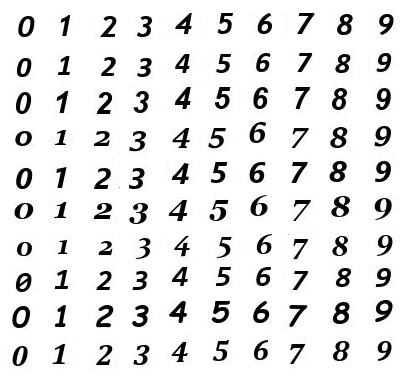
%> input picture digits/train2.jpg, 414 x 385 px
$ octave digitsANN.m   (GNU Octave 9; MATLAB toolbox functions it lacks are replaced by stand-ins)
%> lines starting %> are read from the running program, lines starting %| are printed output that depends on the picture; in (x1, y1, x2, y2) boxes, pixels count from 0 and x2, y2 are one past the last pixel; in counts of white or black regions, pixels touching at a corner belong together; the program's own positions count from 1
clc; clear all; close all; % cleaning all previous values

% loading target values;
targetvals = csvread('targetvals.csv');

%% TRAINING:

% loading train image:
I = imread('digits/train2.jpg');
%> I is the input picture: size 385x414x3 uint8; min 0, max 255, mean 231

% cleaning and making it BW:
BW = createMask(I);
%> in createMask, `I = rgb2hsv(RGB);`: I: size 385x414x3 double; mean H, S, V 0, 0, 0.906
%> in createMask, `sliderBW = ( (I(:,:,1) >= channel1Min) | (I(:,:,1) <= channel1Max) ) &..`:
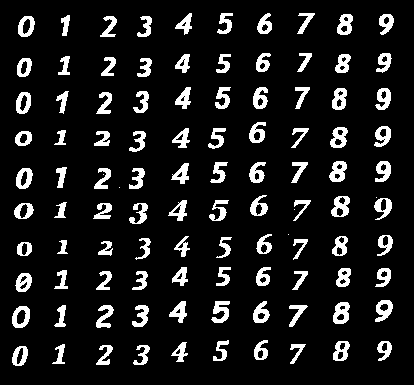
%> sliderBW: size 385x414 logical; 11% white; 105 white regions (5 under 20 px)
%> in createMask, `maskedRGBImage(repmat(~BW,[1 1 3])) = 0;`:
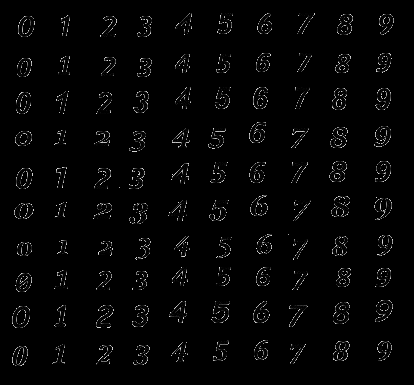
%> maskedRGBImage: size 385x414x3 uint8; min 0, max 223, mean 4.9

% applying regionprops, numbering all objects with area higher than 50px:
[labels, number] = bwlabel(BW);
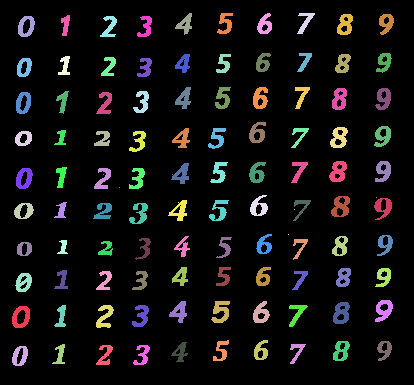
%> labels: size 385x414 double; 106 distinct labels, from 0 to 105; one colour per label, 0 black
%> number = 105
Istats = regionprops(labels);
%> Istats = 105 regions; largest, box (x1, y1, x2, y2), Area and Centroid: (333, 302, 350, 324) 252 [342.1 313.6], (211, 301, 230, 323) 246 [221.5 312], (329, 161, 347, 182) 245 [338.8 172.2], (331, 196, 350, 217) 245 [341.5 207.1], (12, 306, 30, 328) 235 [21.6 317.6]
Istats( [Istats.Area] < 50 ) = [];
% recording the number of objects:
num = length(Istats);
%> num = 100

% recording 4 objects:
Ibox = floor( [Istats.BoundingBox] );
%> Ibox = 400 values, max 379 at index 397, min 9 at index 79, mean 102.7
Ibox = reshape(Ibox, [4 num]);
%> Ibox = 100 columns, first 8: [12 12 14 15 15 16 16 17; 306 346 203 131 273 92 168 58; 18 16 20 17 17 15 17 15; 22 20 16 15 19 22 21 19]

% showing the image:
figure, imshow(BW);
hold on
for k = 1 : num
    % for each of the object (digit) creating a subimage, and recording it
    % to separate image with 24x12 size. Drawing a boundingboxes of each
    % objects:
    rectangle('position', Ibox(:,k), 'edgecolor', 'r', 'LineWidth', 2);

    % calculating objects positions:
    col1 = Ibox(1, k);
    col2 = col1 + Ibox(3, k);
    row1 = Ibox(2, k);
    row2 = row1 + Ibox(4, k);

    subImage = BW(row1:row2, col1:col2);
    templateImageResized = imresize(subImage, [24 12]);

    % moving resized objects to TTraining matrix, for training on ANN:
    TTraining(k,:) = templateImageResized(:)';
end
%> this loop made 100 passes
%> (col1, col2, row1, row2) on passes 1 to 12: (12, 30, 306, 328), (12, 28, 346, 366), (14, 34, 203, 219), (15, 32, 131, 146), (15, 32, 273, 292), (16, 31, 92, 114), (16, 33, 168, 189), (17, 32, 58, 77), (17, 32, 242, 256), (18, 35, 16, 37), (52, 65, 344, 364), (54, 66, 130, 145)
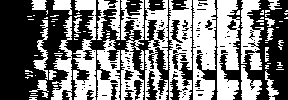
%> TTraining: size 100x288 logical; 47.8% white; 78 white regions (53 under 20 px), largest, box (x1, y1, x2, y2) and area: (193, 0, 216, 100) 1817, (217, 0, 240, 100) 1704, (169, 0, 192, 100) 1450
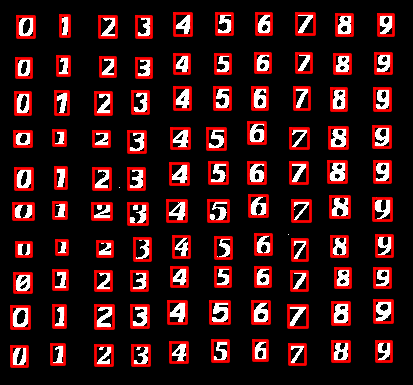
%> figure redrawn from the program's plot data
hold off

% TTarget, where all target values for training will be kept (0-9):
TTarget = zeros(100,10);

for row = 1:10
    for col = 1:10
        TTarget( 10 * (row-1) + col, row ) = 1;
    end
end

% transposing to make the same-dimensioned:
TTraining = TTraining';
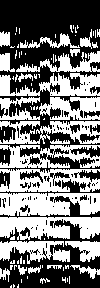
%> TTraining: size 288x100 logical; 47.8% white; 78 white regions (53 under 20 px), largest, box (x1, y1, x2, y2) and area: (0, 193, 100, 216) 1817, (0, 217, 100, 240) 1704, (0, 169, 100, 192) 1450
TTarget = TTarget';

% new ANN with 2 layers of 64-neurons each, logsig:
%> the run ends on the next line
net = newff([zeros(288,1) ones(288,1)], [256 256 10], {'logsig' 'logsig' 'logsig'}, 'traingdx');
% [71 lines not run here, left out]
function [BW,maskedRGBImage] = createMask(RGB)
%createMask  Threshold RGB image using auto-generated code from colorThresholder app.
%  [BW,MASKEDRGBIMAGE] = createMask(RGB) thresholds image RGB using
%  auto-generated code from the colorThresholder app. The colorspace and
%  range for each channel of the colorspace were set within the app. The
%  segmentation mask is returned in BW, and a composite of the mask and
%  original RGB images is returned in maskedRGBImage.

% Auto-generated by colorThresholder app on 29-Nov-2021
%------------------------------------------------------


% Convert RGB image to chosen color space
I = rgb2hsv(RGB);

% Define thresholds for channel 1 based on histogram settings
channel1Min = 0.004;
channel1Max = 0.000;

% Define thresholds for channel 2 based on histogram settings
channel2Min = 0.000;
channel2Max = 1.000;

% Define thresholds for channel 3 based on histogram settings
channel3Min = 0.000;
channel3Max = 0.876;

% Create mask based on chosen histogram thresholds
sliderBW = ( (I(:,:,1) >= channel1Min) | (I(:,:,1) <= channel1Max) ) & ...
    (I(:,:,2) >= channel2Min ) & (I(:,:,2) <= channel2Max) & ...
    (I(:,:,3) >= channel3Min ) & (I(:,:,3) <= channel3Max);
BW = sliderBW;

% Initialize output masked image based on input image.
maskedRGBImage = RGB;

% Set background pixels where BW is false to zero.
maskedRGBImage(repmat(~BW,[1 1 3])) = 0;

end
